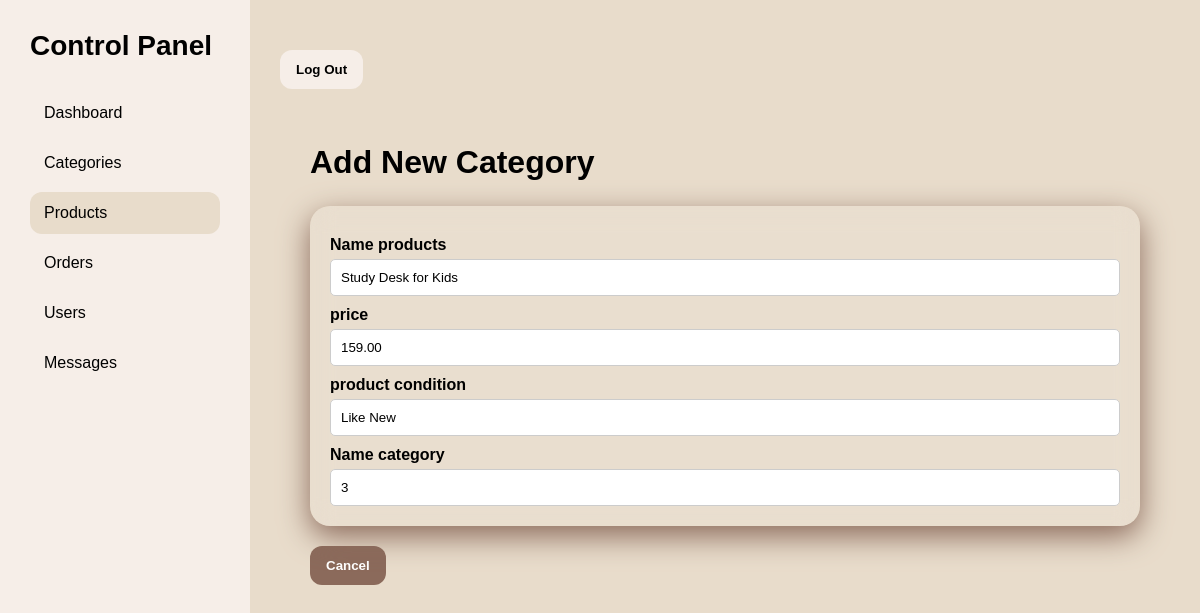
/admin/se_pro.php?id=8 (signed in), run on the app's committed database.
### tables this page shows
CREATE TABLE `products` (
  `product_id` int(11) NOT NULL,
  `name` varchar(100) DEFAULT NULL,
  `price` decimal(10,2) DEFAULT NULL,
  `image` varchar(255) DEFAULT NULL,
  `product_condition` varchar(50) DEFAULT NULL,
  `category_id` int(11) DEFAULT NULL,
  `stock` int(11) NOT NULL,
  `description` text NOT NULL
);

### admin/se_pro.php (the view, shortened to what this page needs)
 <?php
   include('inc/session.php');
?>
 <?php
$product_id=$_GET['id'];
$query = "SELECT * from products where product_id='".$product_id."'";
$result = mysqli_query($connect, $query) or die ( mysqli_error($connect));
$row = mysqli_fetch_assoc($result);
?>
 <!DOCTYPE html>
<html lang="en">
<head>
<link rel="stylesheet" href="../admin/csss/style.css">
</head>
<body>
<div class="sidebar" id="sidebar">
  <div class="logo">Control Panel</div>
  <a href="index.php" >Dashboard</a>
         <div class="profile-wrap">
       <a href="#"    onclick="toggleMenuk()">Categories </a>
      </div>
<a href="product.php" class="active">Products</a>
  <a href="ord.php">Orders</a>
         <div class="profile-wrap">
       <a href="#"  onclick="toggleMenusss()">Users </a>
      </div>
  <a href="masge.php">Messages</a>
</div>
 <div class="main">
  <header class="topbar">
    <div class="top-actions">
     <a href="logout.php">   <button class="btn danger">Log Out</button></a>
    </div>
  </header>
<div class="main">
  <header>
    <h1>Add New Category</h1>
    </header>
  <section class="card">
                         <form action="" method="post" class="form-horizontal" id="block-validate" enctype="multipart/form-data">
        <label>Name products</label>
        <input type="text"  value="<?php echo $row["name"]; ?> " name="name" placeholder="Enter new products " required>
<label>price</label>
        <input type="text"  value="<?php echo $row["price"]; ?> " name="price" placeholder="Enter price " required>
<label>product condition</label>
        <input type="text"  value="<?php echo $row["product_condition"]; ?> " name="product_condition" placeholder="Enter product condition" required>
<label>Name category</label>
  <input type="text"  value="<?php echo $row["category_id"]; ?> " name="category_id" placeholder="Enter product condition" required>
  </section><a href="cate.php" style="text-decoration: none; color:white"><button type="submit" name="addemp"  class="btn btn-danger">Cancel</a></button>
</body>
</html>

### admin/csss/style.css (style rules this page uses)
* { margin:0;padding:0;box-sizing:border-box }
body { font-family:Arial,sans-serif;background:#E8DCCB;color:black;display:flex;min-height:100vh }
.sidebar { width:250px;background:linear-gradient(180deg,#E8DCCB,#E8DCCB);padding:25px;transition:.3s }
.sidebar .logo { font-size:28px;font-weight:700;margin-bottom:30px }
.sidebar a { display:block;color:black;text-decoration:none;padding:12px 14px;border-radius:12px;margin:8px 0 }
.sidebar a:hover,.sidebar a.active { background:#E8DCCB;color:black }
.main { flex:1;padding:24px }
.topbar { display:flex;justify-content:space-between;align-items:center;margin-bottom:25px }
.top-actions { display:flex;gap:12px;align-items:center }
.btn { border:none;padding:12px 16px;border-radius:12px;cursor:pointer;font-weight:700 }
.danger { background:#F6EEE8;color:black }
.profile-wrap { position:relative }
.card,.panel { background:#E8DCCB;padding:22px;border-radius:20px;box-shadow:0 10px 30px rgba(0,0,0,.25) }
.main { flex:1;padding:30px }
* { margin:0;padding:0;box-sizing:border-box;font-family:Arial,sans-serif }
body { display:flex;min-height:100vh;background:linear-gradient(135deg,#E8DCCB,#E8DCCB) }
.sidebar { width:250px;background:#F6EEE8;backdrop-filter:blur(10px);padding:30px;color:black }
.sidebar li:hover,.sidebar .active { background:#E8DCCB;color:black }
header { display:flex;justify-content:space-between;align-items:center;margin-bottom:25px }
header h1 { color:black }
header button { border:none;padding:12px 18px;border-radius:12px;background:#E8DCCB;color:black;font-weight:bold;cursor:pointer }
.card { background:rgba(255,255,255,.08);backdrop-filter:blur(12px);border-radius:20px;padding:20px;box-shadow:0 10px 30px #8B6A5B }
form { display: flex; flex-direction: column; }
label { margin-top: 10px; font-weight: bold; }
input, select { padding: 10px; margin-top: 5px; border: 1px solid #ccc; border-radius: 5px; }
button { margin-top: 20px; padding: 12px; background: #8B6A5B; color: black; border: none; border-radius: 5px; cursor: pointer; }

### data on the page
products: name "Study Desk for Kids", price "159.00", product_condition "Like New", category_id "3"
